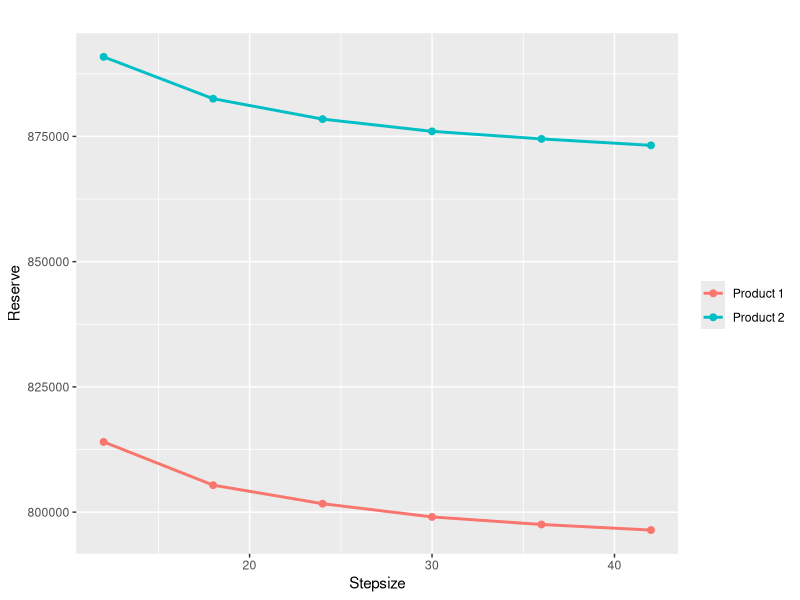

Source code (R):
##############################################
##            Diskonteringsfejl             ##
##############################################

# Definerer variabler
stepsize <- c(12, 18, 24, 30, 36, 42)  # Stepsize værdier
produkttype <- c("Product 1", "Product 2")  # Produkttyper

# Data for de to produkttyper
values_1 <- c(814015.2, 805382.9, 801679.6, 799036.7, 797527.9, 796416.3)
values_2 <- c(890877.8, 882526.2, 878452.6, 876009.1, 874501.9, 873217.0)

# Opret dataframen
df <- data.frame(
  Produkttype = rep(produkttype, each = length(stepsize)),
  Stepsize = rep(stepsize, times = length(produkttype)),
  Værdi = c(values_1, values_2)
)

# Vis dataframe
print(df)


# Opret ggplot
library(ggplot2)
ggplot(df, aes(x = Stepsize, y = Værdi, color = Produkttype)) +
  geom_line(size = 1) +         # Linjer for hvert produkt
  geom_point(size = 2) +        # Punkter ved hvert stepsize-punkt
  labs(
    title = "",
    x = "Stepsize",
    y = "Reserve",
    color = ""
  ) + theme_gray()




#-------------Error i pct ---------------

(values_1[1]-values_1[6])/values_1[1]

(values_1[1]-values_1[3])/values_1[1]

(values_1[1]-values_1[4])/values_1[1]

(values_1[1]-values_1[5])/values_1[1]

(values_1[6]-values_1[1])/values_1[6]


(values_2[1]-values_2[2])/values_2[1]

(values_2[1]-values_2[3])/values_2[1]

(values_2[1]-values_2[4])/values_2[1]

(values_2[1]-values_2[5])/values_2[1]

(values_2[1]-values_2[6])/values_2[1]



